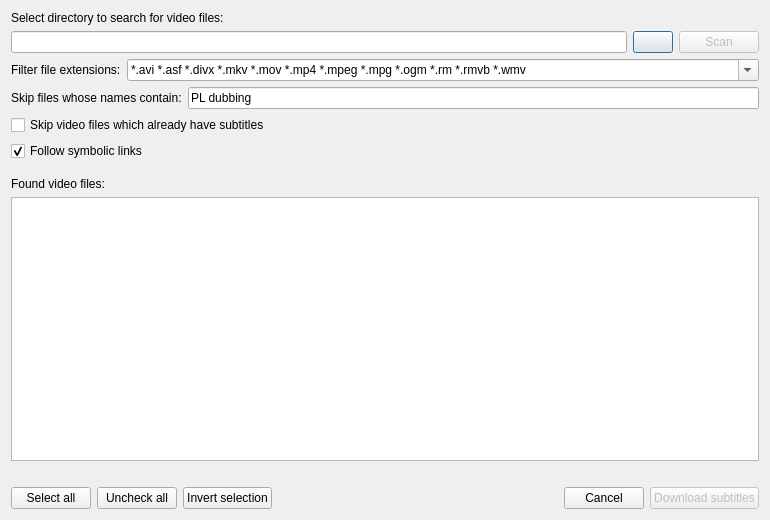
<?xml version="1.0" encoding="UTF-8"?>
<ui version="4.0">
 <class>frmScan</class>
 <widget class="QDialog" name="frmScan">
  <property name="geometry">
   <rect>
    <x>0</x>
    <y>0</y>
    <width>770</width>
    <height>520</height>
   </rect>
  </property>
  <property name="minimumSize">
   <size>
    <width>740</width>
    <height>500</height>
   </size>
  </property>
  <property name="windowTitle">
   <string>QNapi - Directory scanning</string>
  </property>
  <property name="windowIcon">
   <iconset resource="../res/resources.qrc">
    <normaloff>:/icon/qnapi.png</normaloff>:/icon/qnapi.png</iconset>
  </property>
  <layout class="QGridLayout">
   <item row="0" column="0">
    <widget class="QLabel" name="lbDirectory">
     <property name="text">
      <string>Select directory to search for video files:</string>
     </property>
    </widget>
   </item>
   <item row="1" column="0">
    <layout class="QHBoxLayout">
     <item>
      <widget class="QLineEdit" name="leDirectory">
       <property name="sizePolicy">
        <sizepolicy hsizetype="Expanding" vsizetype="Fixed">
         <horstretch>0</horstretch>
         <verstretch>0</verstretch>
        </sizepolicy>
       </property>
      </widget>
     </item>
     <item>
      <widget class="QPushButton" name="pbDirectorySelect">
       <property name="text">
        <string/>
       </property>
       <property name="icon">
        <iconset resource="../res/resources.qrc">
         <normaloff>:/ui/folder.png</normaloff>:/ui/folder.png</iconset>
       </property>
      </widget>
     </item>
     <item>
      <widget class="QPushButton" name="pbScan">
       <property name="enabled">
        <bool>false</bool>
       </property>
       <property name="text">
        <string>Scan</string>
       </property>
      </widget>
     </item>
    </layout>
   </item>
   <item row="2" column="0">
    <layout class="QHBoxLayout">
     <property name="topMargin">
      <number>0</number>
     </property>
     <item>
      <widget class="QLabel" name="lbFilter">
       <property name="sizePolicy">
        <sizepolicy hsizetype="Maximum" vsizetype="Preferred">
         <horstretch>0</horstretch>
         <verstretch>0</verstretch>
        </sizepolicy>
       </property>
       <property name="text">
        <string>Filter file extensions:</string>
       </property>
      </widget>
     </item>
     <item>
      <widget class="QComboBox" name="cbFilters">
       <property name="editable">
        <bool>true</bool>
       </property>
       <item>
        <property name="text">
         <string>*.avi *.asf *.divx *.mkv *.mov *.mp4 *.mpeg *.mpg *.ogm *.rm *.rmvb *.wmv</string>
        </property>
       </item>
       <item>
        <property name="text">
         <string>*.*</string>
        </property>
       </item>
      </widget>
     </item>
    </layout>
   </item>
   <item row="3" column="0">
    <layout class="QHBoxLayout">
     <property name="topMargin">
      <number>0</number>
     </property>
     <item>
      <widget class="QLabel" name="lbSkip">
       <property name="text">
        <string>Skip files whose names contain:</string>
       </property>
      </widget>
     </item>
     <item>
      <widget class="QLineEdit" name="leSkipFilters">
       <property name="text">
        <string>PL dubbing</string>
       </property>
      </widget>
     </item>
    </layout>
   </item>
   <item row="4" column="0">
    <widget class="QCheckBox" name="cbSkipIfSubtitlesExists">
     <property name="text">
      <string>Skip video files which already have subtitles</string>
     </property>
    </widget>
   </item>
   <item row="6" column="0">
    <layout class="QVBoxLayout">
     <property name="topMargin">
      <number>10</number>
     </property>
     <item>
      <widget class="QLabel" name="lbMovies">
       <property name="text">
        <string>Found video files:</string>
       </property>
      </widget>
     </item>
     <item>
      <widget class="QCheckedListWidget" name="lwMovies">
       <property name="minimumSize">
        <size>
         <width>695</width>
         <height>170</height>
        </size>
       </property>
       <property name="editTriggers">
        <set>QAbstractItemView::NoEditTriggers</set>
       </property>
       <property name="selectionMode">
        <enum>QAbstractItemView::NoSelection</enum>
       </property>
       <property name="verticalScrollMode">
        <enum>QAbstractItemView::ScrollPerPixel</enum>
       </property>
       <property name="horizontalScrollMode">
        <enum>QAbstractItemView::ScrollPerPixel</enum>
       </property>
      </widget>
     </item>
     <item>
      <widget class="QLabel" name="lbAction">
       <property name="text">
        <string/>
       </property>
      </widget>
     </item>
     <item>
      <layout class="QHBoxLayout">
       <item>
        <widget class="QPushButton" name="pbSelectAll">
         <property name="text">
          <string>Select all</string>
         </property>
        </widget>
       </item>
       <item>
        <widget class="QPushButton" name="pbUnselectAll">
         <property name="text">
          <string>Uncheck all</string>
         </property>
        </widget>
       </item>
       <item>
        <widget class="QPushButton" name="pbInvertSelection">
         <property name="text">
          <string>Invert selection</string>
         </property>
        </widget>
       </item>
       <item>
        <spacer>
         <property name="orientation">
          <enum>Qt::Horizontal</enum>
         </property>
         <property name="sizeHint" stdset="0">
          <size>
           <width>40</width>
           <height>20</height>
          </size>
         </property>
        </spacer>
       </item>
       <item>
        <widget class="QPushButton" name="pbCancel">
         <property name="text">
          <string>Cancel</string>
         </property>
        </widget>
       </item>
       <item>
        <widget class="QPushButton" name="pbGet">
         <property name="enabled">
          <bool>false</bool>
         </property>
         <property name="text">
          <string>Download subtitles</string>
         </property>
        </widget>
       </item>
      </layout>
     </item>
    </layout>
   </item>
   <item row="5" column="0">
    <widget class="QCheckBox" name="cbFollowSymLinks">
     <property name="text">
      <string>Follow symbolic links</string>
     </property>
     <property name="checked">
      <bool>true</bool>
     </property>
    </widget>
   </item>
  </layout>
 </widget>
 <customwidgets>
  <customwidget>
   <class>QCheckedListWidget</class>
   <extends>QListWidget</extends>
   <header>qcheckedlistwidget.h</header>
  </customwidget>
 </customwidgets>
 <tabstops>
  <tabstop>leDirectory</tabstop>
  <tabstop>pbDirectorySelect</tabstop>
  <tabstop>pbScan</tabstop>
  <tabstop>cbFilters</tabstop>
  <tabstop>leSkipFilters</tabstop>
  <tabstop>cbSkipIfSubtitlesExists</tabstop>
 </tabstops>
 <resources>
  <include location="../res/resources.qrc"/>
 </resources>
 <connections>
  <connection>
   <sender>leDirectory</sender>
   <signal>returnPressed()</signal>
   <receiver>pbScan</receiver>
   <slot>click()</slot>
   <hints>
    <hint type="sourcelabel">
     <x>302</x>
     <y>43</y>
    </hint>
    <hint type="destinationlabel">
     <x>723</x>
     <y>37</y>
    </hint>
   </hints>
  </connection>
  <connection>
   <sender>pbCancel</sender>
   <signal>clicked()</signal>
   <receiver>frmScan</receiver>
   <slot>close()</slot>
   <hints>
    <hint type="sourcelabel">
     <x>570</x>
     <y>408</y>
    </hint>
    <hint type="destinationlabel">
     <x>369</x>
     <y>214</y>
    </hint>
   </hints>
  </connection>
  <connection>
   <sender>pbGet</sender>
   <signal>clicked()</signal>
   <receiver>frmScan</receiver>
   <slot>accept()</slot>
   <hints>
    <hint type="sourcelabel">
     <x>671</x>
     <y>408</y>
    </hint>
    <hint type="destinationlabel">
     <x>369</x>
     <y>214</y>
    </hint>
   </hints>
  </connection>
 </connections>
</ui>
